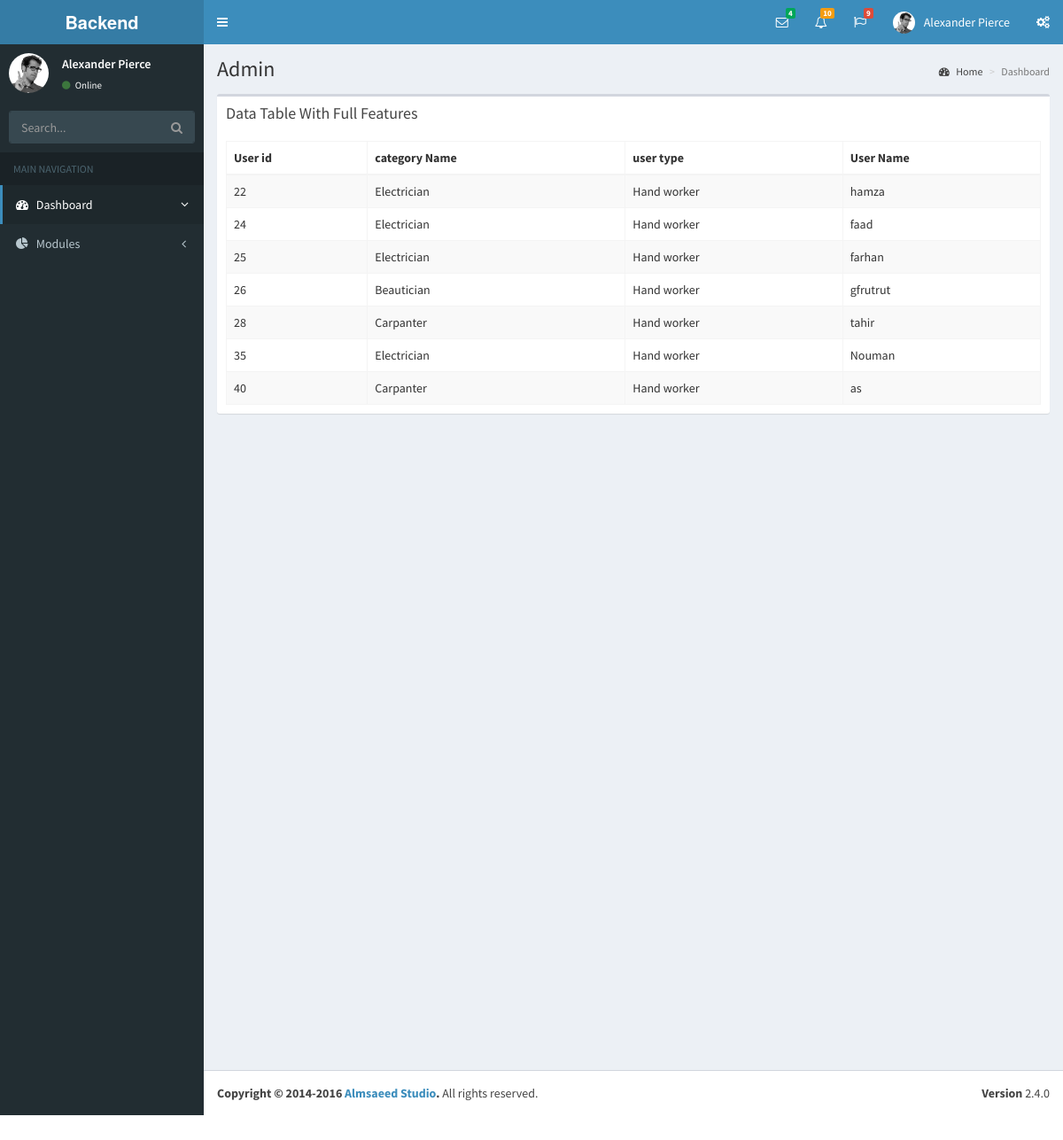
Page /backend/hw_view.php on the committed database.
### tables this page shows
CREATE TABLE `user` (
  `user_id` int(11) NOT NULL,
  `category_id` int(11) NOT NULL,
  `sub_category_id` int(11) NOT NULL,
  `user_type` enum('Admin','Hand worker','Customer') NOT NULL,
  `user_name` varchar(30) NOT NULL,
  `user_image` varchar(250) NOT NULL,
  `user_email` varchar(30) NOT NULL,
  `user_pass` varchar(30) NOT NULL,
  `user_contact` varchar(30) NOT NULL,
  `user_address` varchar(30) NOT NULL,
  `date` timestamp NOT NULL DEFAULT CURRENT_TIMESTAMP
);

CREATE TABLE `category` (
  `category_id` int(11) NOT NULL,
  `category_name` varchar(30) NOT NULL
);

### mysql/MysqliDb.php (called while the page is built, shortened)
<?php
class MysqliDb
{
    public static $prefix = '';
    protected $_mysqli;
    protected $_query;
    protected $_queryOptions = array();
    protected $_orderBy = array();
    protected $_groupBy = array();
    protected $_bindParams = array('');
    protected $host;
    protected $socket;
    protected $_username;
    protected $_password;
    protected $db;
    protected $port;
    protected $charset;
    public $returnType = 'array';
    protected $_nestJoin = false;
    private $_tableName = '';
    protected $_mapKey = null;
    public function __construct($host = null, $username = null, $password = null, $db = null, $port = null, $charset = 'utf8', $socket = null)
    {
        $isSubQuery = false;
        if (is_object($host)) {
            $this->_mysqli = $host;
        } else
            if(is_string($host)) {
                $this->host = $host;
            }
        $this->_username = $username;
        $this->_password = $password;
        $this->db = $db;
        $this->port = $port;
        $this->charset = $charset;
        $this->socket = $socket;
    }
    public function connect()
    {
        $this->_mysqli = new mysqli($this->host, $this->_username, $this->_password, $this->db, $this->port, $this->socket);
        if ($this->charset) {
            $this->_mysqli->set_charset($this->charset);
        }
    }
    public function mysqli()
    {
        return $this->_mysqli;
    }
    protected function reset()
    {
        $this->_orderBy = array();
        $this->_groupBy = array();
        $this->_bindParams = array('');
        $this->_query = null;
        $this->_queryOptions = array();
        $this->returnType = 'array';
        $this->_nestJoin = false;
        $this->_forUpdate = false;
        $this->_lockInShareMode = false;
        $this->_tableName = '';
        $this->_updateColumns = null;
        $this->_mapKey = null;
    }
    public function get($tableName, $numRows = null, $columns = '*')
    {
        $column = is_array($columns) ? implode(', ', $columns) : $columns;
        if (strpos($tableName, '.') === false) {
            $this->_tableName = self::$prefix . $tableName;
        } else {
            $this->_tableName = $tableName;
        }
        $this->_query = 'SELECT ' . implode(' ', $this->_queryOptions) . ' ' .
            $column . " FROM " . $this->_tableName;
        $stmt = $this->_buildQuery($numRows);
        $stmt->execute();
        $res = $this->_dynamicBindResults($stmt);
        return $res;
    }
    public function getOne($tableName, $columns = '*')
    {
        $res = $this->get($tableName, 1, $columns);
        if ($res instanceof MysqliDb) {
            return $res;
        } elseif (is_array($res) && isset($res[0])) {
            return $res[0];
        } elseif ($res) {
            return $res;
        }
        return null;
    }
    protected function _determineType($item)
    {
        switch (gettype($item)) {
            case 'NULL':
            case 'string':
                return 's';
                break;
            case 'boolean':
            case 'integer':
                return 'i';
                break;
        }
        return '';
    }
    protected function _bindParam($value)
    {
        $this->_bindParams[0] .= $this->_determineType($value);
        array_push($this->_bindParams, $value);
    }
    protected function _buildPair($operator, $value)
    {
        if (!is_object($value)) {
            return ' ' . $operator . ' ? ';
        }
        $subQuery = $value->getSubQuery();
        return " " . $operator . " (" . $subQuery['query'] . ") " . $subQuery['alias'];
    }
    protected function _buildQuery($numRows = null, $tableData = null)
    {
        $stmt = $this->_prepareQuery();
        if (count($this->_bindParams) > 1) {
            call_user_func_array(array($stmt, 'bind_param'), $this->refValues($this->_bindParams));
        }
        return $stmt;
    }
    protected function _dynamicBindResults(mysqli_stmt $stmt)
    {
        $parameters = array();
        $results = array();
        $mysqlLongType = 252;
        $shouldStoreResult = false;
        $meta = $stmt->result_metadata();
        $row = array();
        while ($field = $meta->fetch_field()) {
            if ($this->_nestJoin && $field->table != $this->_tableName) {
                $field->table = substr($field->table, strlen(self::$prefix));
                $row[$field->table][$field->name] = null;
                $parameters[] = & $row[$field->table][$field->name];
            } else {
                $row[$field->name] = null;
                $parameters[] = & $row[$field->name];
            }
        }
        call_user_func_array(array($stmt, 'bind_result'), $parameters);
        while ($stmt->fetch()) {
            if ($this->returnType == 'object') {
                $result = new stdClass ();
                foreach ($row as $key => $val) {
                    if (is_array($val)) {
                        $result->$key = new stdClass ();
                        foreach ($val as $k => $v) {
                            $result->$key->$k = $v;
                        }
                    } else {
                        $result->$key = $val;
                    }
                }
            } else {
                $result = array();
                foreach ($row as $key => $val) {
                    if (is_array($val)) {
                        foreach ($val as $k => $v) {
                            $result[$key][$k] = $v;
                        }
                    } else {
                        $result[$key] = $val;
                    }
                }
            }
            if ($this->_mapKey) {
                $results[$row[$this->_mapKey]] = count($row) > 2 ? $result : end($result);
            } else {
                array_push($results, $result);
            }
        }
        return $results;
    }
    protected function _buildCondition($operator, &$conditions)
    {
        if (empty($conditions)) {
            return;
        }
        $this->_query .= ' ' . $operator;
        foreach ($conditions as $cond) {
            list ($concat, $varName, $operator, $val) = $cond;
            $this->_query .= " " . $concat . " " . $varName;
            switch (strtolower($operator)) {
                default:
                    if (is_array($val)) {
                        $this->_bindParams($val);
                    } elseif ($val === null) {
                        $this->_query .= ' ' . $operator . " NULL";
                    } elseif ($val != 'DBNULL' || $val == '0') {
                        $this->_query .= $this->_buildPair($operator, $val);
                    }
            }
        }
    }
    protected function _buildGroupBy()
    {
        if (empty($this->_groupBy)) {
            return;
        }
        $this->_query .= " GROUP BY ";
        $this->_query = rtrim($this->_query, ', ') . " ";
    }
    protected function _buildOrderBy()
    {
        if (empty($this->_orderBy)) {
            return;
        }
        $this->_query .= " ORDER BY ";
        $this->_query = rtrim($this->_query, ', ') . " ";
    }
    protected function _buildLimit($numRows)
    {
        if (!isset($numRows)) {
            return;
        }
        if (is_array($numRows)) {
            $this->_query .= ' LIMIT ' . (int) $numRows[0] . ', ' . (int) $numRows[1];
        } else {
            $this->_query .= ' LIMIT ' . (int) $numRows;
        }
    }
    protected function _prepareQuery()
    {
        if (!$stmt = $this->mysqli()->prepare($this->_query)) {
            $msg = $this->mysqli()->error . " query: " . $this->_query;
            $num = $this->mysqli()->errno;
            $this->reset();
            throw new Exception($msg, $num);
        }
        return $stmt;
    }
    protected function refValues(array &$arr)
    {
        if (strnatcmp(phpversion(), '5.3') >= 0) {
            $refs = array();
            foreach ($arr as $key => $value) {
                $refs[$key] = & $arr[$key];
            }
            return $refs;
        }
        return $arr;
    }
    protected function replacePlaceHolders($str, $vals)
    {
        $i = 1;
        $newStr = "";
        while ($pos = strpos($str, "?")) {
            $val = $vals[$i++];
            $newStr .= substr($str, 0, $pos) . "'" . $val . "'";
            $str = substr($str, $pos + 1);
        }
        $newStr .= $str;
        return $newStr;
    }
}

### config.php (called while the page is built, shortened)
<?php
   require_once ('mysql/MysqliDb.php');
   $db2 = new MysqliDb (DB_SERVER, DB_USERNAME, DB_PASSWORD, DB_DATABASE);
?>

### backend/hw_view.php (the view, shortened to what this page needs)
<?php $baseurl = "http://localhost/handworker/backend/assets/";  ?>
 <?php include "header.php";
 include '../config.php';
$db2->where('user_type', 'Hand worker');
$users = $db2->get('user');
 ?>
  <aside class="main-sidebar">
    <section class="sidebar">
      <div class="user-panel">
        <div class="pull-left image">
          <img src="<?php echo $baseurl;  ?>dist/img/user2-160x160.jpg" class="img-circle" alt="User Image">
        </div>
        <div class="pull-left info">
          <p>Alexander Pierce</p>
          <a href="#"><i class="fa fa-circle text-success"></i> Online</a>
        </div>
      </div>
      <form action="#" method="get" class="sidebar-form">
        <div class="input-group">
          <input type="text" name="q" class="form-control" placeholder="Search...">
          <span class="input-group-btn">
                <button type="submit" name="search" id="search-btn" class="btn btn-flat"><i class="fa fa-search"></i>
                </button>
              </span>
        </div>
      </form>
    <?php include "sidebar.php";  ?>
    </section>
  </aside>
  <div class="content-wrapper">
    <section class="content-header">
      <h1>Admin</h1>
      <ol class="breadcrumb">
        <li><a href="#"><i class="fa fa-dashboard"></i> Home</a></li>
        <li class="active">Dashboard</li>
      </ol>
    </section>
    <section class="content">
    <div class="box">
            <div class="box-header">
              <h3 class="box-title">Data Table With Full Features</h3>
            </div>
            <div class="box-body">
              <table id="example1" class="table table-bordered table-striped">
                <thead>
                <tr>
                  <th>User id</th>
                  <th>category Name</th>
                  <th>user type</th>
                  <th>User Name</th>
                </tr>
                </thead>
                <tbody>
                <?php if($users) { foreach ($users as $user){
                  $db2->where('category_id',$user['category_id']);
                  $category = $db2->getone('category');
                  ?>
                <tr>
                <td><?php echo $user['user_id'] ?></td>
                  <td><?php echo $category['category_name'] ?></td>
                  <td><?php echo $user['user_type'] ?></td>
                  <td><?php echo $user['user_name'] ?></td>
                </tr>
                <?php  } } ?>
              </table>
            </div>
          </div>
    </section>
  </div>
  <footer class="main-footer">
    <div class="pull-right hidden-xs">
      <b>Version</b> 2.4.0
    </div>
    <strong>Copyright &copy; 2014-2016 <a href="https://adminlte.io">Almsaeed Studio</a>.</strong> All rights
    reserved.
  </footer>
</div>
</body>
</html>

### rows in the picture
user: user_id "22", category.category_name "Electrician", user_type "Hand worker", user_name "hamza"
user: user_id "24", category.category_name "Electrician", user_type "Hand worker", user_name "faad"
user: user_id "25", category.category_name "Electrician", user_type "Hand worker", user_name "farhan"
user: user_id "26", category.category_name "Beautician", user_type "Hand worker", user_name "gfrutrut"
user: user_id "28", category.category_name "Carpanter", user_type "Hand worker", user_name "tahir"
user: user_id "35", category.category_name "Electrician", user_type "Hand worker", user_name "Nouman"
user: user_id "40", category.category_name "Carpanter", user_type "Hand worker", user_name "as"
